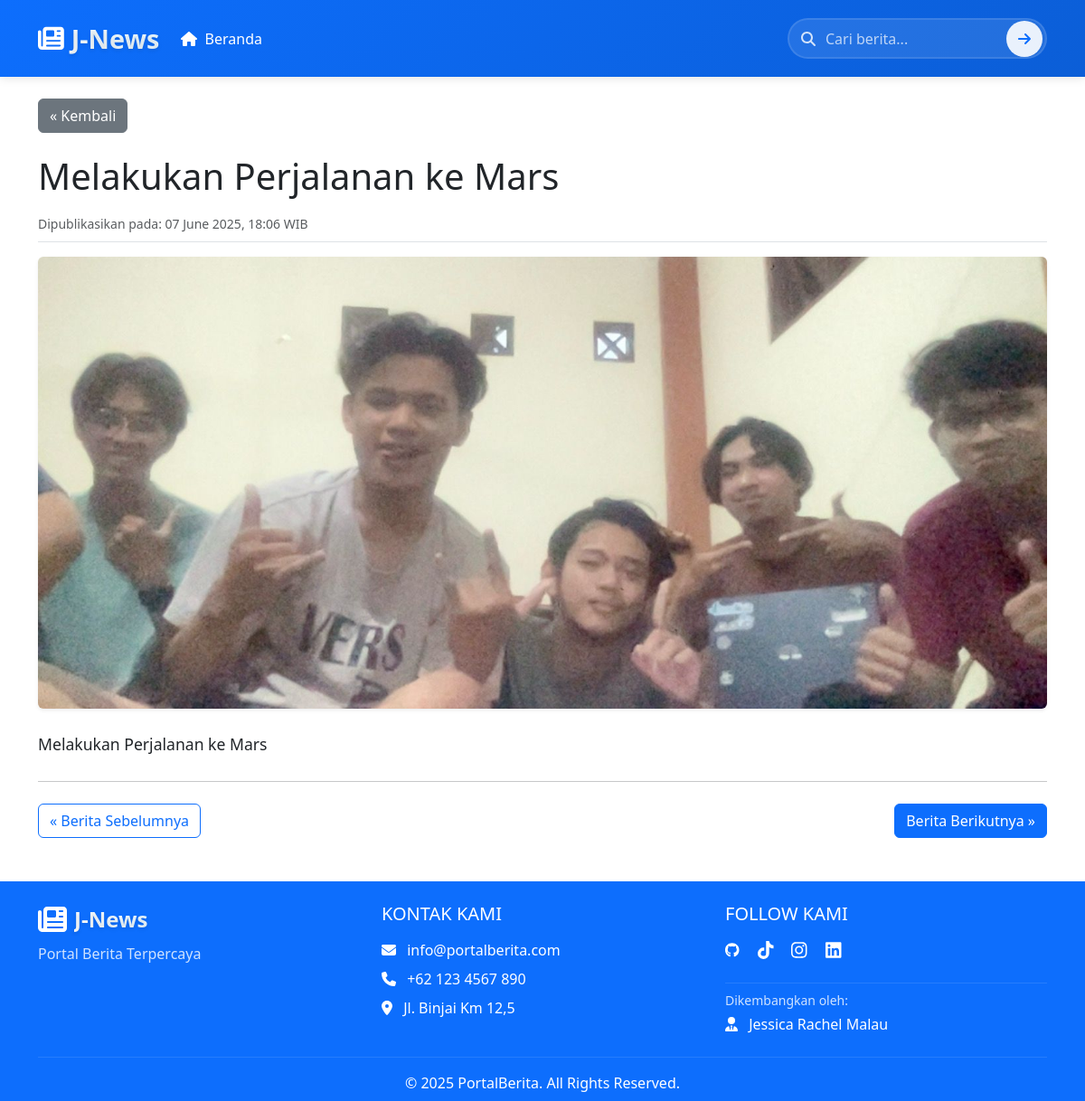
The page /detail.php?slug=melakukan-perjalanan-ke-mars on the database its author committed.
### tables this page shows
CREATE TABLE `berita` (
  `id` int NOT NULL,
  `judul` varchar(255) DEFAULT NULL,
  `slug` varchar(255) DEFAULT NULL,
  `isi` text,
  `gambar` varchar(255) DEFAULT NULL,
  `tanggal` datetime DEFAULT NULL,
  `id_kategori` int DEFAULT NULL
);

### detail.php (the view, shortened to what this page needs)
<?php include 'inc/header.php'; include 'db/config.php'; ?>
<div class="container mt-4 mb-5">
<?php
$slug = $_GET['slug'];
$stmt = $conn->prepare("SELECT * FROM berita WHERE slug = ?");
$stmt->bind_param("s", $slug);
$stmt->execute();
$result = $stmt->get_result();
if ($result->num_rows > 0) {
  $berita = $result->fetch_assoc();
  echo "<a href='javascript:history.back()' class='btn btn-secondary mb-4'>&laquo; Kembali</a>";
  echo "<h1 class='mb-3'>{$berita['judul']}</h1>";
  echo "<div class='text-muted mb-3 border-bottom pb-2'>
          <small>Dipublikasikan pada: " . date('d F Y, H:i', strtotime($berita['tanggal'])) . " WIB</small>
        </div>";
  echo "<img src='uploads/{$berita['gambar']}' class='img-fluid rounded shadow-sm mb-4' style='max-height: 500px; width: 100%; object-fit: cover;' alt='{$berita['judul']}'>";
  echo "<div class='article-content' style='font-size: 1.1rem; line-height: 1.8;'>
          ".nl2br($berita['isi'])."
        </div>";
  $prev_stmt = $conn->prepare("SELECT slug FROM berita WHERE id < ? ORDER BY id DESC LIMIT 1");
  $prev_stmt->bind_param("i", $berita['id']);
  $prev_stmt->execute();
  $prev_result = $prev_stmt->get_result();
  $prev_berita = $prev_result->fetch_assoc();
  $next_stmt = $conn->prepare("SELECT slug FROM berita WHERE id > ? ORDER BY id ASC LIMIT 1");
  $next_stmt->bind_param("i", $berita['id']);
  $next_stmt->execute();
  $next_result = $next_stmt->get_result();
  $next_berita = $next_result->fetch_assoc();
  echo "<hr class='my-4'>";
  echo "<div class='d-flex justify-content-between mt-4'>";
  if ($prev_berita) {
    echo "<a href='detail.php?slug={$prev_berita['slug']}' class='btn btn-outline-primary'>&laquo; Berita Sebelumnya</a>";
  } else {
    echo "<div></div>";
  }
  if ($next_berita) {
    echo "<a href='detail.php?slug={$next_berita['slug']}' class='btn btn-primary'>Berita Berikutnya &raquo;</a>";
  }
  echo "</div>";
}
?>
</div>
<?php include 'inc/footer.php'; ?>

### rows shown on the page
berita: judul "Melakukan Perjalanan ke Mars", tanggal "07 June 2025, 18:06", gambar (picture), isi "Melakukan Perjalanan ke Mars"
